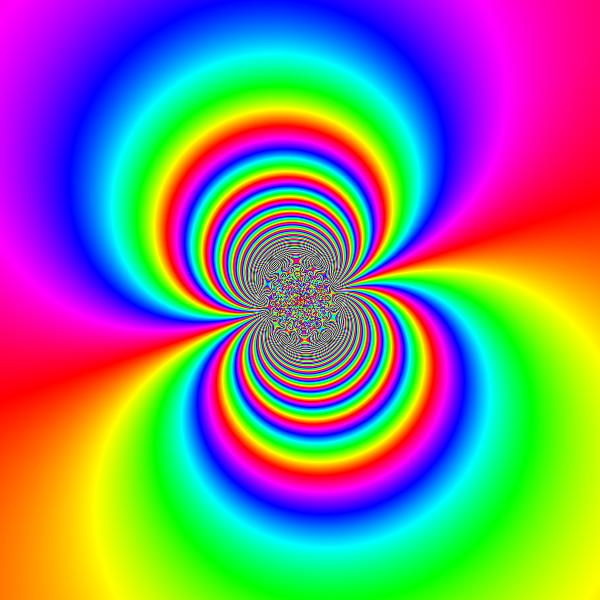
#> input picture EMD/e.jpg, 600 x 600 px
$ python CutImage.py EMD/e.jpg   (Python 2 division)
#> lines starting #> are read from the running program, lines starting #| are printed output that depends on the picture
#encoding:utf-8
import Image,sys,getopt

def usage():
	print 'Usage: CutImage.py <-x 6> <-y 6> [-s] <filename>'

def main():
	try:
		opts, args = getopt.getopt(sys.argv[1:], "x:y:s", ["square",])
	except getopt.GetoptError, err:
		# print help information and exit:
		usage()
		print str(err) # will print something like "option -a not recognized"
		sys.exit(2)

	square = False
	nx = 6
	ny = 6
	for o, a in opts:
		if o in ("-s", "--square"):
			square = True
		elif o == '-x':
			nx = int(a)
		elif o == '-y':
			ny = int(a)
		else:
			assert False, "unhandled option: "+o

	filename = args[0]

	img = Image.open(filename)
#> img is the input picture: PIL image 600x600 RGB; mean R, G, B 126.5, 128.1, 128.6
	[sx,sy] = img.size
#> sx = 600; sy = 600

	for x in xrange(0,nx):
		for y in xrange(0,ny):
			newimg = img.crop([sx/nx*x,sy/ny*y,sx/nx*(x+1),sy/ny*(1+y)])
			if square:
				[nsx,nsy] = newimg.size
				center = int(min(newimg.size)/2)
				newimg = newimg.crop([nsx/2-center, nsy/2-center, nsx/2+center, nsy/2+center])
			newimg.save('%s_%d_%d.png'%(filename,y+1,x+1),quality=80)
#> this loop made 6 passes
#> pass 1, in main, `newimg.save('%s_%d_%d.png'%(filename,y+1,x+1),quality=80)`:
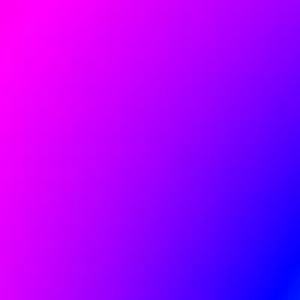
#> saved as e.jpg_1_1.png: PIL image 100x100 RGB (shown 3 times larger); mean R, G, B 160.9, 0.4, 254.4
#> pass 1, in main, `newimg.save('%s_%d_%d.png'%(filename,y+1,x+1),quality=80)`:
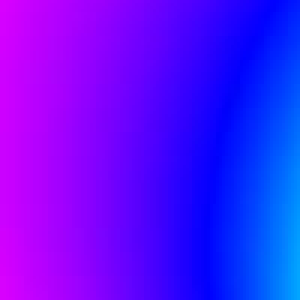
#> saved as e.jpg_2_1.png: PIL image 100x100 RGB (shown 3 times larger); mean R, G, B 88, 15.1, 254.4
#> pass 1, in main, `newimg.save('%s_%d_%d.png'%(filename,y+1,x+1),quality=80)`:
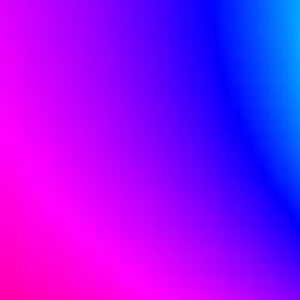
#> saved as e.jpg_3_1.png: PIL image 100x100 RGB (shown 3 times larger); mean R, G, B 140.1, 9.9, 250.3
#> pass 1, in main, `newimg.save('%s_%d_%d.png'%(filename,y+1,x+1),quality=80)`:
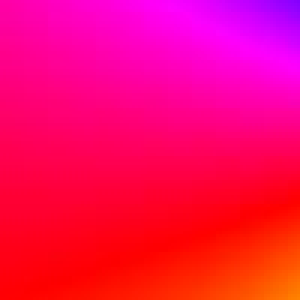
#> saved as e.jpg_4_1.png: PIL image 100x100 RGB (shown 3 times larger); mean R, G, B 252.4, 6, 99
#> after the loop:
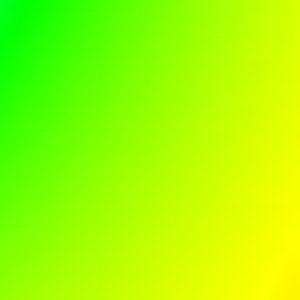
#> newimg: PIL image 100x100 RGB (shown 3 times larger); mean R, G, B 158.3, 254.7, 0.6

if __name__=='__main__':
	main()
